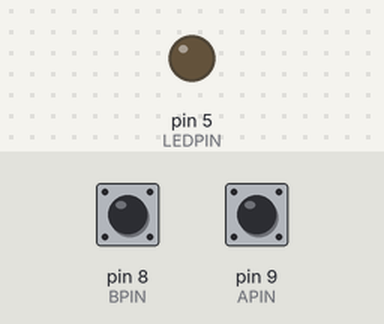
Recording of a sketch running on a simulated Arduino Uno, built with avr-gcc and run on an emulated ATmega328P. Shown: output pins drawn as LEDs (lit = HIGH). The test bench sets the inputs (shaded band); at power-on: pin 9 (APIN) HIGH, pin 8 (BPIN) HIGH. What the sketch prints to the serial monitor is not drawn.

Above: at 1.2 s.
1.3 s: pin 9 (APIN) pulled LOW for 0.15 s
At 1.9 s:
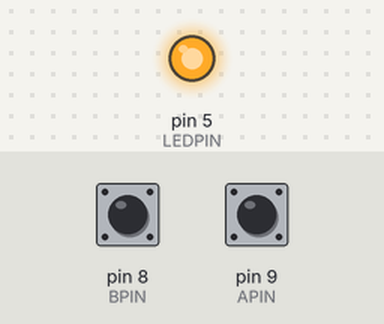
2.9 s: pin 8 (BPIN) pulled LOW for 0.15 s
At 4.1 s:
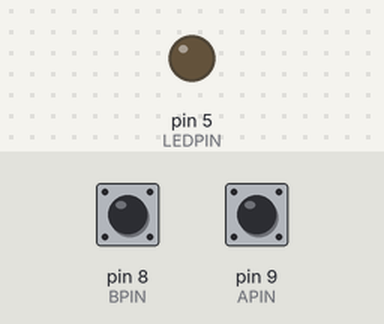
4.5 s: pin 9 (APIN) pulled LOW for 1 s
At 5.5 s:
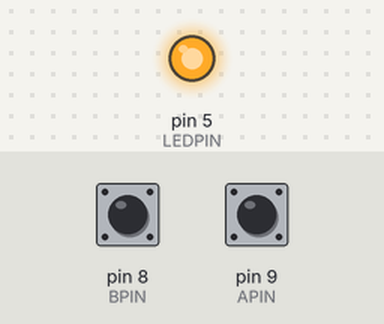
Timing chart, 0 to 7.5 s (numbered marks = the images above; inputs shaded):
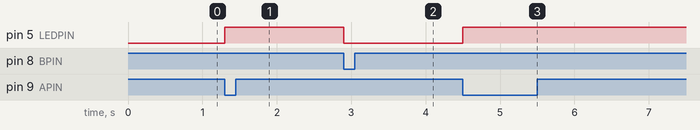

The sketch:

ButtonLed.ino
```cpp
#define LEDPIN 5
#define APIN 9
#define BPIN 8


void setup() {
  Serial.begin(9600);
  pinMode(LEDPIN,OUTPUT);
  pinMode(APIN,INPUT_PULLUP);
  pinMode(BPIN,INPUT_PULLUP);
}

void loop() {
  Serial.println(digitalRead(APIN));
  if(digitalRead(APIN) == LOW){
    digitalWrite(LEDPIN,HIGH);
  }
  if(digitalRead(BPIN) == LOW){
    digitalWrite(LEDPIN,LOW);
  }
}
```

Measured:
- after the input at 1.3 s, pin 5 (LEDPIN): LOW → HIGH at once
- after the input at 2.9 s, pin 5 (LEDPIN): HIGH → LOW at once
- after the input at 4.5 s, pin 5 (LEDPIN): LOW → HIGH at once
